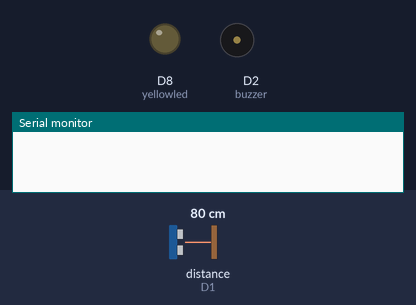
A sketch run on a simulated ESP8266 (NodeMCU). Parts: output pins drawn as LEDs (lit = HIGH), buzzer (waves = sounding, pin HIGH), the last lines printed to the serial monitor. Wiring (inferred from the names in the program): ultrasonic range finder: trigger D0; echo D1. Inputs (shaded band) come from the test bench; at power-on: distance to the obstacle (sensor on D1) 80 cm. The echo pulse lasts 58.3 µs per cm; WiFi joins after 1.5 s; servers stay silent unless stated; pins used as bus, display or sensor lines are not drawn.

Above: at 3.0 s.
3.1 s: distance to the obstacle (sensor on D1) set to 12 cm
4.6 s: distance to the obstacle (sensor on D1) set to 9 cm
At 5.6 s:
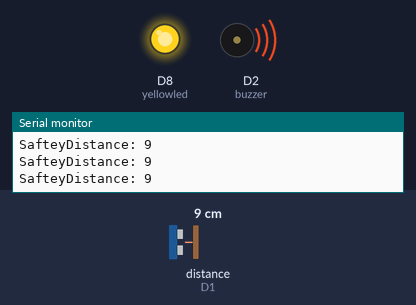
6.1 s: distance to the obstacle (sensor on D1) set to 18 cm
At 7.3 s:
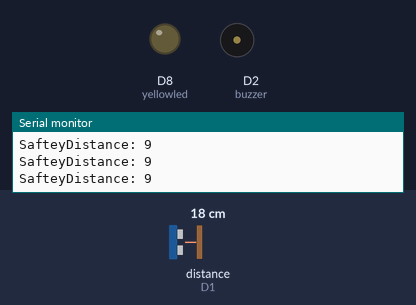
7.6 s: distance to the obstacle (sensor on D1) set to 2 cm
At 7.9 s:
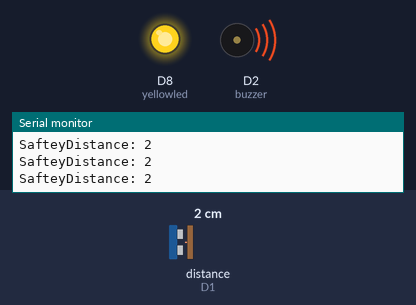
Timing chart, 0 to 10.1 s (numbered marks = the images above; inputs shaded):
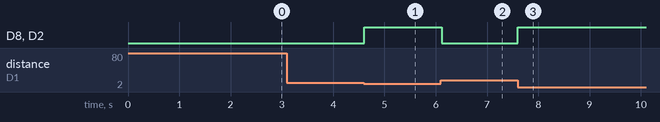

Measured:
- the behaviour switches between 11 and 10 cm on distance to the obstacle (sensor on D1) (found by bisection; images 0 and 1)
- after the input at 3.1 s, every drawn part: stays the same
- after the input at 4.6 s, D8 (yellowled), D2 (buzzer): LOW → HIGH at once
- after the input at 6.1 s, D8 (yellowled), D2 (buzzer): HIGH → LOW at once
- after the input at 7.6 s, D8 (yellowled), D2 (buzzer): LOW → HIGH at once

The sketch:

individual_Project.ino
```cpp
#define BLYNK_TEMPLATE_ID "TMPLsVp8rbj0"
#define BLYNK_DEVICE_NAME "Alarm System"
#define BLYNK_AUTH_TOKEN "DSmU6Azm3zKPs0n9_4AFRQWRLMrEjeDJ"


// Comment this out to disable prints and save space
#define BLYNK_PRINT Serial


#include <ESP8266WiFi.h>
#include <BlynkSimpleEsp8266.h>


char auth[] = BLYNK_AUTH_TOKEN;

// Your WiFi credentials.
// Set password to "" for open networks.
char ssid[] = "vianet2.5";
char pass[] = "9863668331";


//defines pin number
const int trigPin = D0;
const int echopin = D1;
const int buzzer = D2;
const int yellowled = D8;


//defines variables
long duration;
float distance;
int safteyDistance;


void setup() {
  pinMode(trigPin, OUTPUT);//Sets the trigPin as an Output
  pinMode(echopin, INPUT); //Sets the echoPin as an Input
  pinMode(buzzer, OUTPUT);
  pinMode(yellowled,OUTPUT);

  Serial.begin(9600);//Starts the serial communication
  Blynk.begin(auth, ssid, pass);

}

void loop() {
  // Blynk.run();
  //clears the trigPin
  digitalWrite(trigPin, LOW);
  delayMicroseconds(2);

  //sets the trigPin on HIGH state for 10 micro seconds
  digitalWrite(trigPin, HIGH);
  delayMicroseconds(10);
  digitalWrite(trigPin, LOW);


  //Reads the echo{in, returns the sound wave travel time in microseconds
  duration = pulseIn(echopin, HIGH);

  //calculating the distance
  distance = duration * 0.01723;


  Blynk.virtualWrite(V0, distance);
  Blynk.virtualWrite(V1, duration);
  Blynk.virtualWrite(V2, yellowled);


  safteyDistance = distance;
  if (safteyDistance <= 10) {
    digitalWrite(buzzer, HIGH);
    digitalWrite(yellowled,HIGH);
    Serial.print("SafteyDistance: ");
    Serial.println(safteyDistance);

  }
  else {
    digitalWrite(buzzer, LOW);
    digitalWrite(yellowled,LOW);

  }


}
```
